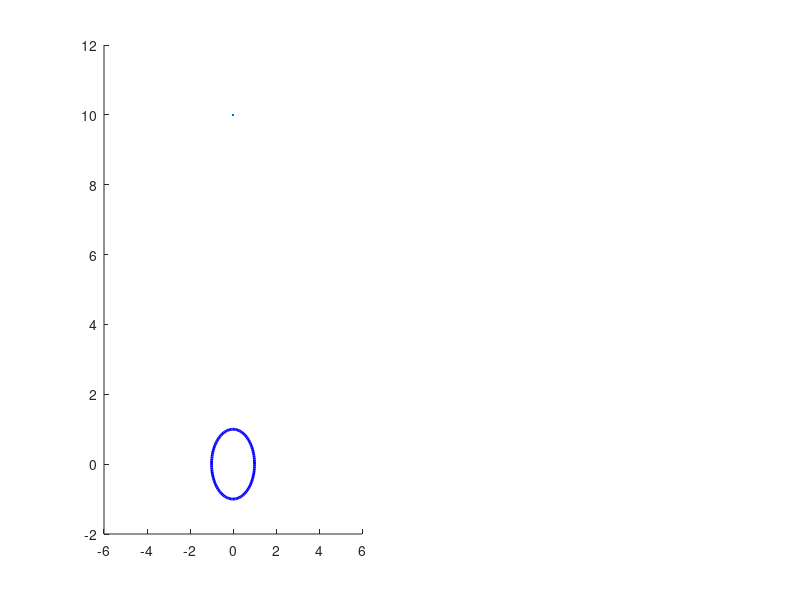

Here is the MATLAB script that generated this plot: (Note: this script raises an error after producing the figure.)
dt = 0.000001; %5e-6
z = 10;
v = 0;
t = 0;
R = 1;
m = 9*10^(-28);
q = 16*(10^(-19))*(3*10^9);
theta = linspace(0, 2*pi, 100);

subplot(2, 2, [1 3]);
figure(1);
hold on
show = plot(t, z, '.');
plot(R*cos(theta), R*sin(theta), 'Color', 'b', 'LineWidth', 2);
axis([-6 6 -2 12]);
ax = gca;
ax.XTick = -6:2:6;
ax.YTick = -2:2:12;
x0=200;
y0=100;
width=1180;
height=600;
set(gcf,'position',[x0,y0,width,height]);
box on;
xlabel('x');
ylabel('z');
hold off;


subplot(224);
Force = animatedline();
Force = animatedline();
Force.Color = 'black';
Force.LineWidth = 1;
axis([0 10 -4e-16 1e-16]);
ax = gca;
ax.XTick = -1:1:10;
ax.YTick = -4e-16:1e-16:1e-16;
xlabel('z');
ylabel('F');
box on;

while true
    t = t+dt;
    F = -(q^2*R*z)/((z^2-R^2)^2);
    a = F/(10*m);
    v = v + a*dt;
    z = z + v*dt;
    subplot(2, 2, [1 3]);
    title(sprintf('%.2f', z));
    set(show, 'YData', z, 'markersize', 20);
    addpoints(Force, z, F);
    pause(0.01);
    
    if z < 1
        break;
    end

end